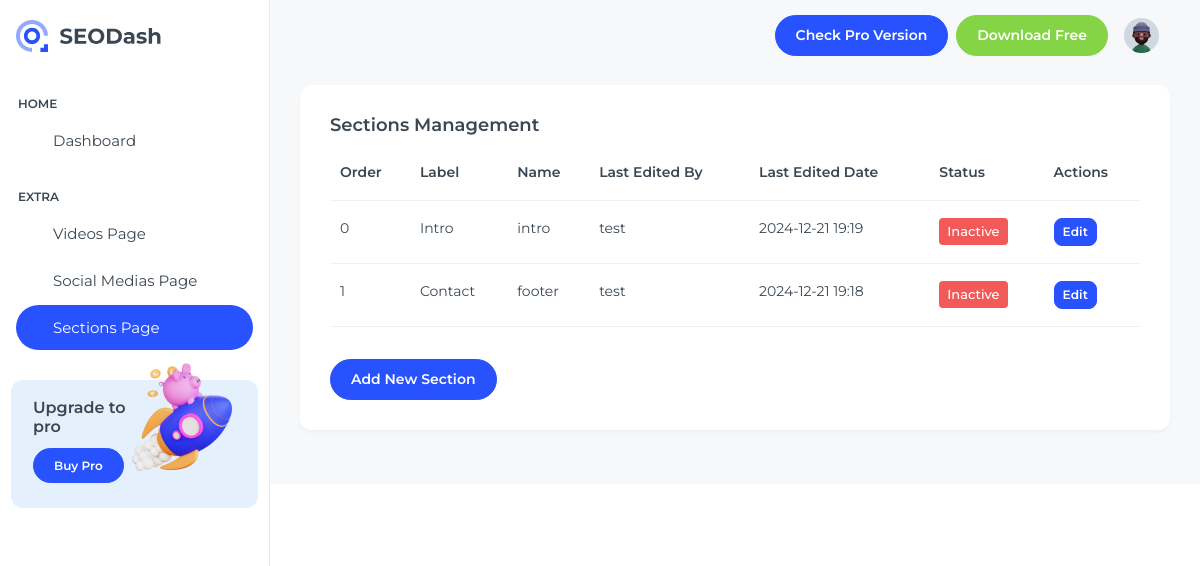
/sections/ (signed in), run on an earlier commit of the app's database.
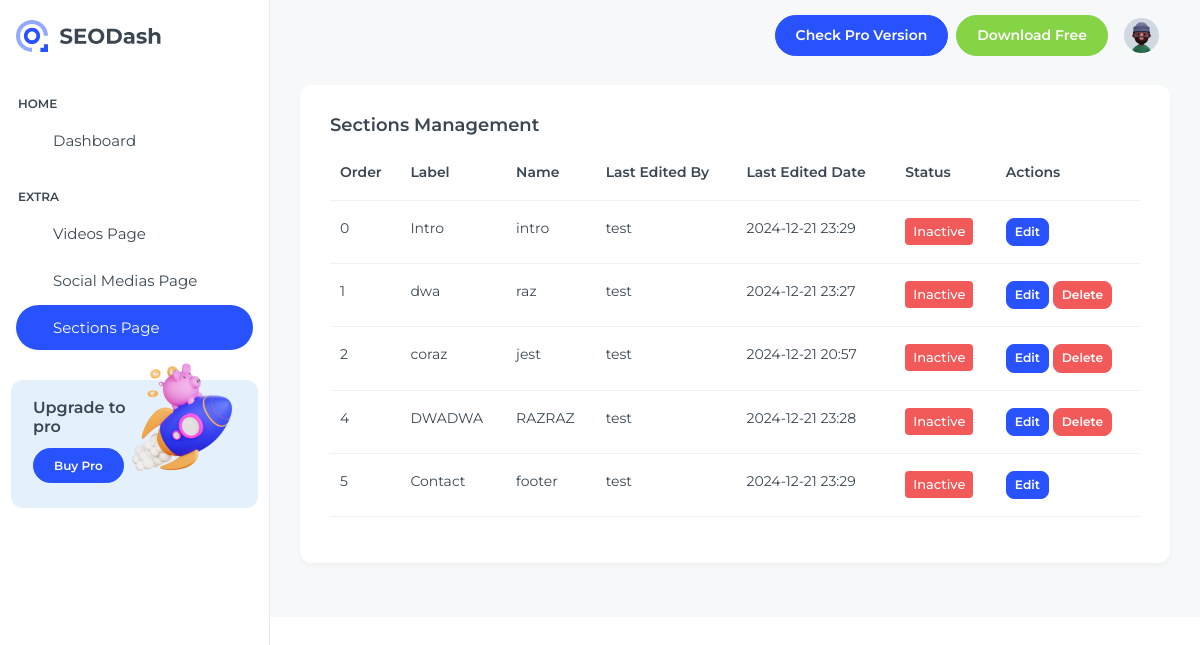
And on a later commit of the database.
### dashboard/models.py (models this page shows, shortened)
class Section(models.Model):
    id = models.AutoField(primary_key=True)
    is_active = models.BooleanField(default=False)
    order_number = models.SmallIntegerField(null=False)
    name = models.CharField(max_length=30, null=False)
    label = models.CharField(max_length=10, null=False)
    content = models.TextField()
    last_edited_by = models.ForeignKey(
        "auth.User", on_delete=models.CASCADE, related_name="edited_sections"
    )
    last_edited_date = models.DateTimeField(auto_now=True)
    class Meta:
        db_table = "sections"
        ordering = ["order_number"]
        constraints = [
            models.UniqueConstraint(
                fields=["order_number"], name="unique_section_order"
            )
        ]

### dashboard/views.py (the view)
# urls.py: path('sections/', views.sections_page, name='sections-page'),
@login_required
def sections_page(request):
    sections = Section.objects.all().order_by("order_number")
    return render(
        request, "SEODash-main/src/html/sections-page.html", {"sections": sections}
    )

### dashboard/templatetags/section_filters.py (called while the page is built)
@register.filter
def get_header_part(content, part):
    try:
        soup = BeautifulSoup(content, 'html.parser')
        if part == 'pretitle':
            return soup.select_one('.section-header__pretitle').get_text(strip=True)
        elif part == 'primary':
            return soup.select_one('.section-header__primary h2').get_text(strip=True)
        elif part == 'secondary':
            return soup.select_one('.section-header__secondary p').get_text(strip=True)
    except:
        return ''

@register.filter
def get_footer_part(content, part):
    if not content:
        return ""
    patterns = {
        "pretitle": r'<h3[^>]*class="[^"]*section-header__pretitle[^"]*"[^>]*>(.*?)</h3>',
        "primary": r'<div[^>]*class="[^"]*section-header__primary[^"]*"[^>]*>(.*?)</div>',
        "secondary": r'<div[^>]*class="[^"]*section-header__secondary[^"]*"[^>]*>(.*?)</div>',
    }
    if part in patterns:
        match = re.search(patterns[part], content, re.DOTALL | re.IGNORECASE)
        if match:
            return match.group(1).strip()
    return ""

### dashboard/templates/SEODash-main/src/html/sections-page.html (shortened to what the changed rows need)
{% load static %}
{% load section_filters %}
<!DOCTYPE html>
<html lang="en">
  <head>
    <link
      rel="stylesheet"
      href="{% static 'libs/simplebar/dist/simplebar.min.css' %}"
    />
    <link rel="stylesheet" href="{% static 'css/styles.min.css' %}" />
  </head>
  <body>
    <div
      class="page-wrapper"
      id="main-wrapper"
      data-layout="vertical"
      data-navbarbg="skin6"
      data-sidebartype="full"
      data-sidebar-position="fixed"
      data-header-position="fixed"
    >
      <div class="body-wrapper">
        <div class="container-fluid">
          <div class="card mb-4">
            <div class="card-body">
              <h5 class="card-title fw-semibold">Sections Management</h5>
              {% if sections %}
              <div class="table-responsive">
                <table class="table">
                  <thead>
                    <tr>
                      <th>Order</th>
                      <th>Label</th>
                      <th>Name</th>
                      <th>Last Edited By</th>
                      <th>Last Edited Date</th>
                      <th>Status</th>
                      <th>Actions</th>
                    </tr>
                  </thead>
                  <tbody>
                    {% for section in sections %}
                    <tr>
                      <td>{{ section.order_number }}</td>
                      <td>{{ section.label }}</td>
                      <td>{{ section.name }}</td>
                      <td>{{ section.last_edited_by.username }}</td>
                      <td>{{ section.last_edited_date|date:"Y-m-d H:i" }}</td>
                      <td>
                        {% if section.is_active %}
                        <span class="badge bg-success">Active</span>
                        {% else %}
                        <span class="badge bg-danger">Inactive</span>
                        {% endif %}
                      </td>
                      <td>
                          <button
                              type="button"
                              class="btn btn-primary btn-sm"
                              data-bs-toggle="modal"
                              data-bs-target="#editModal{{ section.id }}"
                          >
                              Edit
                          </button>
                          {% if section.name != 'intro' and section.name != 'footer' %}
                              <form
                                  method="post"
                                  action="{% url 'delete_section' section.id %}"
                                  class="d-inline"
                              >
                                  <button type="submit" class="btn btn-danger btn-sm">
                                      Delete
                                  </button>
                              </form>
                          {% endif %}
                      </td>
                    </tr>
                    {% endfor %}
                  </tbody>
                </table>
              </div>
              {% else %}
              <p class="text-muted">No sections available.</p>
              {% endif %}
              {% if sections|length < 5 %}
              <button
                type="button"
                class="btn btn-primary mt-3"
                data-bs-toggle="modal"
                data-bs-target="#addNewModal"
              >
                Add New Section
              </button>
              {% endif %}
            </div>
          </div>
        </div>
      </div>
    </div>
  </body>
</html>

What changed in the data, as far as the page shows it:
changed Section "Intro": last_edited_date "2024-12-21 19:19" → "2024-12-21 23:29"
added Section: order_number "1", label "dwa", name "raz", last_edited_by.username "test", last_edited_date "2024-12-21 23:27", is_active "Inactive", shows "Delete"
added Section: order_number "2", label "coraz", name "jest", last_edited_by.username "test", last_edited_date "2024-12-21 20:57", is_active "Inactive", shows "Delete"
added Section: order_number "4", label "DWADWA", name "RAZRAZ", last_edited_by.username "test", last_edited_date "2024-12-21 23:28", is_active "Inactive", shows "Delete"
changed Section "Contact": order_number "1" → "5"; last_edited_date "2024-12-21 19:18" → "2024-12-21 23:29"
Also different on the page:
text no longer shown: "Add New Section"
